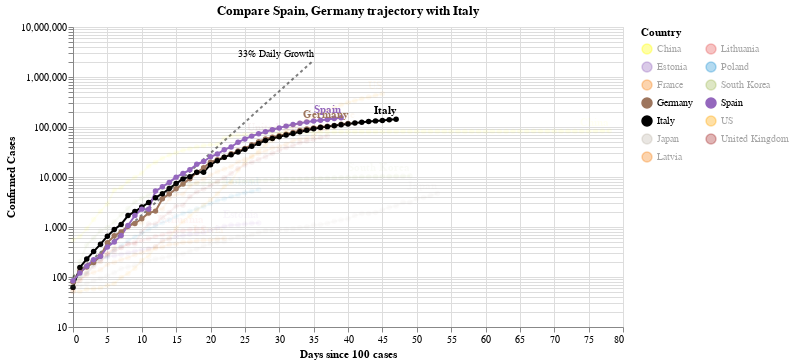

This figure's notebook cell:
### Code cell
#hide_input
chart2 = make_since_chart(['Spain', 'Germany'])
chart2

### Figure 1 — Vega-Lite specification as saved in the notebook (floating-point values rounded to 4 significant figures; data arrays with more than 128 entries replaced by an {"elided": "..."} marker saying what was removed)
{"config": {"view": {"continuousWidth": 400, "continuousHeight": 300}}, "layer": [{"mark": {"type": "line", "color": "black", "opacity": 0.5, "strokeDash": [3, 3]}, "encoding": {"x": {"type": "quantitative", "field": "Days since 100 cases"}, "y": {"type": "quantitative", "field": "Confirmed Cases"}}}, {"mark": {"type": "text", "align": "right", "dy": -6, "fontSize": 10, "text": "33% Daily Growth"}, "encoding": {"x": {"type": "quantitative", "field": "Days since 100 cases"}, "y": {"type": "quantitative", "field": "Confirmed Cases"}}, "transform": [{"filter": "(datum['Days since 100 cases'] >= 35)"}]}, {"data": {"name": "data-a247b81bae14c777e2c652e7e0adec34"}, "mark": {"type": "line", "point": true}, "encoding": {"color": {"type": "nominal", "field": "Country", "legend": {"columns": 2}, "scale": {"domain": ["China", "Estonia", "France", "Germany", "Italy", "Japan", "Latvia", "Lithuania", "Poland", "South Korea", "Spain", "US", "United Kingdom"], "range": ["yellow", "#9467bd", "#F58518", "#9D755D", "black", "#C1B7AD", "#F58518", "#E45756", "#2495D3", "#A1BA59", "#9467bd", "orange", "brown"]}}, "opacity": {"condition": {"value": 1, "selection": "selector003"}, "value": 0.05}, "tooltip": [{"type": "nominal", "field": "Country"}, {"type": "temporal", "field": "Date"}, {"type": "quantitative", "field": "Confirmed Cases"}, {"type": "quantitative", "field": "Days since 100 cases"}], "x": {"type": "quantitative", "field": "Days since 100 cases"}, "y": {"type": "quantitative", "field": "Confirmed Cases", "scale": {"type": "log"}}}, "selection": {"selector003": {"type": "multi", "fields": ["Country"], "bind": "legend", "init": [{"Country": "Spain"}, {"Country": "Germany"}, {"Country": "Italy"}]}}, "width": 550}, {"data": {"name": "data-a247b81bae14c777e2c652e7e0adec34"}, "mark": {"type": "text", "align": "right", "dy": -8, "fontWeight": "bold"}, "encoding": {"color": {"type": "nominal", "field": "Country", "legend": {"columns": 2}, "scale": {"domain": ["China", "Estonia", "France", "Germany", "Italy", "Japan", "Latvia", "Lithuania", "Poland", "South Korea", "Spain", "US", "United Kingdom"], "range": ["yellow", "#9467bd", "#F58518", "#9D755D", "black", "#C1B7AD", "#F58518", "#E45756", "#2495D3", "#A1BA59", "#9467bd", "orange", "brown"]}}, "opacity": {"condition": {"value": 1, "selection": "selector003"}, "value": 0.05}, "text": {"type": "nominal", "field": "Country"}, "tooltip": [{"type": "nominal", "field": "Country"}, {"type": "temporal", "field": "Date"}, {"type": "quantitative", "field": "Confirmed Cases"}, {"type": "quantitative", "field": "Days since 100 cases"}], "x": {"type": "quantitative", "field": "Days since 100 cases"}, "y": {"type": "quantitative", "field": "Confirmed Cases", "scale": {"type": "log"}}}, "transform": [{"filter": "(datum['Date'] >= 1586390400000)"}], "width": 550}], "data": {"name": "data-c1a3bbf4dd040f2e7e8e7a69520e3c2a"}, "title": "Compare Spain, Germany trajectory with Italy", "$schema": "https://vega.github.io/schema/vega-lite/v4.0.2.json", "datasets": {"data-c1a3bbf4dd040f2e7e8e7a69520e3c2a": [{"Days since 100 cases": 0, "Confirmed Cases": 100.0}, {"Days since 100 cases": 1, "Confirmed Cases": 133.0}, {"Days since 100 cases": 2, "Confirmed Cases": 176.9}, {"Days since 100 cases": 3, "Confirmed Cases": 235.3}, {"Days since 100 cases": 4, "Confirmed Cases": 312.9}, {"Days since 100 cases": 5, "Confirmed Cases": 416.2}, {"Days since 100 cases": 6, "Confirmed Cases": 553.5}, {"Days since 100 cases": 7, "Confirmed Cases": 736.1}, {"Days since 100 cases": 8, "Confirmed Cases": 979.1}, {"Days since 100 cases": 9, "Confirmed Cases": 1302.0}, {"Days since 100 cases": 10, "Confirmed Cases": 1732.0}, {"Days since 100 cases": 11, "Confirmed Cases": 2303.0}, {"Days since 100 cases": 12, "Confirmed Cases": 3064.0}, {"Days since 100 cases": 13, "Confirmed Cases": 4074.0}, {"Days since 100 cases": 14, "Confirmed Cases": 5419.0}, {"Days since 100 cases": 15, "Confirmed Cases": 7207.0}, {"Days since 100 cases": 16, "Confirmed Cases": 9586.0}, {"Days since 100 cases": 17, "Confirmed Cases": 12750.0}, {"Days since 100 cases": 18, "Confirmed Cases": 16960.0}, {"Days since 100 cases": 19, "Confirmed Cases": 22550.0}, {"Days since 100 cases": 20, "Confirmed Cases": 29990.0}, {"Days since 100 cases": 21, "Confirmed Cases": 39890.0}, {"Days since 100 cases": 22, "Confirmed Cases": 53060.0}, {"Days since 100 cases": 23, "Confirmed Cases": 70560.0}, {"Days since 100 cases": 24, "Confirmed Cases": 93850.0}, {"Days since 100 cases": 25, "Confirmed Cases": 124800.0}, {"Days since 100 cases": 26, "Confirmed Cases": 166000.0}, {"Days since 100 cases": 27, "Confirmed Cases": 220800.0}, {"Days since 100 cases": 28, "Confirmed Cases": 293700.0}, {"Days since 100 cases": 29, "Confirmed Cases": 390600.0}, {"Days since 100 cases": 30, "Confirmed Cases": 519500.0}, {"Days since 100 cases": 31, "Confirmed Cases": 690900.0}, {"Days since 100 cases": 32, "Confirmed Cases": 918900.0}, {"Days since 100 cases": 33, "Confirmed Cases": 1222000.0}, {"Days since 100 cases": 34, "Confirmed Cases": 1625000.0}, {"Days since 100 cases": 35, "Confirmed Cases": 2162000.0}], "data-a247b81bae14c777e2c652e7e0adec34": {"elided": "537 records"}}}
